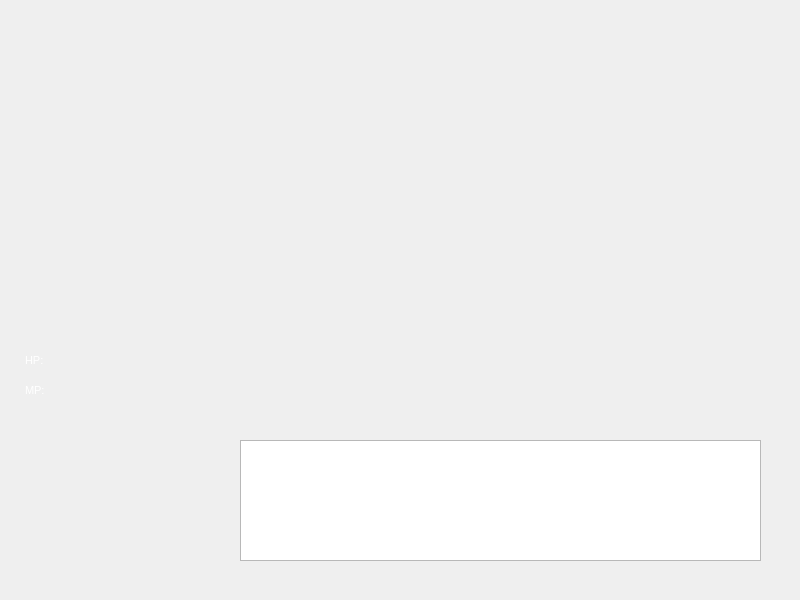
<?xml version="1.0" encoding="UTF-8"?>
<ui version="4.0">
 <class>MainWindow</class>
 <widget class="QMainWindow" name="MainWindow">
  <property name="geometry">
   <rect>
    <x>0</x>
    <y>0</y>
    <width>800</width>
    <height>600</height>
   </rect>
  </property>
  <property name="windowTitle">
   <string>Super Skyler RPG: Birth By Fantasy Megami Tensei Quest</string>
  </property>
  <widget class="QWidget" name="centralwidget">
   <widget class="QLabel" name="backgroundLabel">
    <property name="geometry">
     <rect>
      <x>-10</x>
      <y>0</y>
      <width>811</width>
      <height>601</height>
     </rect>
    </property>
    <property name="pixmap">
     <pixmap resource="resources.qrc">:/assets/sprites/hyzfbno2nmmc1.gif</pixmap>
    </property>
    <property name="scaledContents">
     <bool>true</bool>
    </property>
   </widget>
   <widget class="QLabel" name="heroPortrait">
    <property name="geometry">
     <rect>
      <x>10</x>
      <y>340</y>
      <width>201</width>
      <height>251</height>
     </rect>
    </property>
    <property name="pixmap">
     <pixmap resource="resources.qrc">:/assets/sprites/hero_stats.png</pixmap>
    </property>
   </widget>
   <widget class="QPushButton" name="attackButton">
    <property name="geometry">
     <rect>
      <x>240</x>
      <y>440</y>
      <width>131</width>
      <height>51</height>
     </rect>
    </property>
    <property name="font">
     <font>
      <pointsize>14</pointsize>
     </font>
    </property>
    <property name="styleSheet">
     <string notr="true">background-color: transparent;
border: none;
color: white;</string>
    </property>
    <property name="text">
     <string>Attack</string>
    </property>
   </widget>
   <widget class="QPushButton" name="magicButton">
    <property name="geometry">
     <rect>
      <x>630</x>
      <y>440</y>
      <width>131</width>
      <height>51</height>
     </rect>
    </property>
    <property name="font">
     <font>
      <pointsize>14</pointsize>
     </font>
    </property>
    <property name="styleSheet">
     <string notr="true">background-color: transparent;
border: none;
color: white;</string>
    </property>
    <property name="text">
     <string>Magic</string>
    </property>
   </widget>
   <widget class="QPushButton" name="itemButton">
    <property name="geometry">
     <rect>
      <x>435</x>
      <y>440</y>
      <width>131</width>
      <height>51</height>
     </rect>
    </property>
    <property name="font">
     <font>
      <pointsize>14</pointsize>
     </font>
    </property>
    <property name="styleSheet">
     <string notr="true">background-color: transparent;
border: none;
color: white;</string>
    </property>
    <property name="text">
     <string>Item</string>
    </property>
   </widget>
   <widget class="QPushButton" name="fleeButton">
    <property name="geometry">
     <rect>
      <x>240</x>
      <y>510</y>
      <width>131</width>
      <height>51</height>
     </rect>
    </property>
    <property name="font">
     <font>
      <pointsize>14</pointsize>
     </font>
    </property>
    <property name="styleSheet">
     <string notr="true">background-color: transparent;
border: none;
color: white;</string>
    </property>
    <property name="text">
     <string>Flee</string>
    </property>
   </widget>
   <widget class="QLabel" name="commandMenu">
    <property name="geometry">
     <rect>
      <x>210</x>
      <y>392</y>
      <width>621</width>
      <height>201</height>
     </rect>
    </property>
    <property name="text">
     <string/>
    </property>
    <property name="pixmap">
     <pixmap resource="resources.qrc">:/assets/sprites/command_menu.png</pixmap>
    </property>
   </widget>
   <widget class="QLabel" name="dragon">
    <property name="geometry">
     <rect>
      <x>240</x>
      <y>9</y>
      <width>351</width>
      <height>391</height>
     </rect>
    </property>
    <property name="text">
     <string/>
    </property>
    <property name="pixmap">
     <pixmap resource="resources.qrc">:/assets/sprites/dragon.png</pixmap>
    </property>
   </widget>
   <widget class="QLabel" name="HPLabel">
    <property name="geometry">
     <rect>
      <x>25</x>
      <y>350</y>
      <width>91</width>
      <height>21</height>
     </rect>
    </property>
    <property name="palette">
     <palette>
      <active>
       <colorrole role="WindowText">
        <brush brushstyle="SolidPattern">
         <color alpha="255">
          <red>255</red>
          <green>255</green>
          <blue>255</blue>
         </color>
        </brush>
       </colorrole>
       <colorrole role="Text">
        <brush brushstyle="SolidPattern">
         <color alpha="255">
          <red>255</red>
          <green>255</green>
          <blue>255</blue>
         </color>
        </brush>
       </colorrole>
       <colorrole role="ButtonText">
        <brush brushstyle="SolidPattern">
         <color alpha="255">
          <red>255</red>
          <green>255</green>
          <blue>255</blue>
         </color>
        </brush>
       </colorrole>
       <colorrole role="PlaceholderText">
        <brush brushstyle="SolidPattern">
         <color alpha="128">
          <red>255</red>
          <green>255</green>
          <blue>255</blue>
         </color>
        </brush>
       </colorrole>
      </active>
      <inactive>
       <colorrole role="WindowText">
        <brush brushstyle="SolidPattern">
         <color alpha="255">
          <red>255</red>
          <green>255</green>
          <blue>255</blue>
         </color>
        </brush>
       </colorrole>
       <colorrole role="Text">
        <brush brushstyle="SolidPattern">
         <color alpha="255">
          <red>255</red>
          <green>255</green>
          <blue>255</blue>
         </color>
        </brush>
       </colorrole>
       <colorrole role="ButtonText">
        <brush brushstyle="SolidPattern">
         <color alpha="255">
          <red>255</red>
          <green>255</green>
          <blue>255</blue>
         </color>
        </brush>
       </colorrole>
       <colorrole role="PlaceholderText">
        <brush brushstyle="SolidPattern">
         <color alpha="128">
          <red>255</red>
          <green>255</green>
          <blue>255</blue>
         </color>
        </brush>
       </colorrole>
      </inactive>
      <disabled>
       <colorrole role="WindowText">
        <brush brushstyle="SolidPattern">
         <color alpha="255">
          <red>255</red>
          <green>255</green>
          <blue>255</blue>
         </color>
        </brush>
       </colorrole>
       <colorrole role="Text">
        <brush brushstyle="SolidPattern">
         <color alpha="255">
          <red>255</red>
          <green>255</green>
          <blue>255</blue>
         </color>
        </brush>
       </colorrole>
       <colorrole role="ButtonText">
        <brush brushstyle="SolidPattern">
         <color alpha="255">
          <red>255</red>
          <green>255</green>
          <blue>255</blue>
         </color>
        </brush>
       </colorrole>
       <colorrole role="PlaceholderText">
        <brush brushstyle="SolidPattern">
         <color alpha="128">
          <red>255</red>
          <green>255</green>
          <blue>255</blue>
         </color>
        </brush>
       </colorrole>
      </disabled>
     </palette>
    </property>
    <property name="font">
     <font>
      <pointsize>8</pointsize>
     </font>
    </property>
    <property name="styleSheet">
     <string notr="true">color: white;</string>
    </property>
    <property name="text">
     <string>HP:</string>
    </property>
   </widget>
   <widget class="QLabel" name="MPLabel">
    <property name="geometry">
     <rect>
      <x>25</x>
      <y>380</y>
      <width>91</width>
      <height>21</height>
     </rect>
    </property>
    <property name="palette">
     <palette>
      <active>
       <colorrole role="WindowText">
        <brush brushstyle="SolidPattern">
         <color alpha="255">
          <red>255</red>
          <green>255</green>
          <blue>255</blue>
         </color>
        </brush>
       </colorrole>
       <colorrole role="Text">
        <brush brushstyle="SolidPattern">
         <color alpha="255">
          <red>255</red>
          <green>255</green>
          <blue>255</blue>
         </color>
        </brush>
       </colorrole>
       <colorrole role="ButtonText">
        <brush brushstyle="SolidPattern">
         <color alpha="255">
          <red>255</red>
          <green>255</green>
          <blue>255</blue>
         </color>
        </brush>
       </colorrole>
       <colorrole role="PlaceholderText">
        <brush brushstyle="SolidPattern">
         <color alpha="128">
          <red>255</red>
          <green>255</green>
          <blue>255</blue>
         </color>
        </brush>
       </colorrole>
      </active>
      <inactive>
       <colorrole role="WindowText">
        <brush brushstyle="SolidPattern">
         <color alpha="255">
          <red>255</red>
          <green>255</green>
          <blue>255</blue>
         </color>
        </brush>
       </colorrole>
       <colorrole role="Text">
        <brush brushstyle="SolidPattern">
         <color alpha="255">
          <red>255</red>
          <green>255</green>
          <blue>255</blue>
         </color>
        </brush>
       </colorrole>
       <colorrole role="ButtonText">
        <brush brushstyle="SolidPattern">
         <color alpha="255">
          <red>255</red>
          <green>255</green>
          <blue>255</blue>
         </color>
        </brush>
       </colorrole>
       <colorrole role="PlaceholderText">
        <brush brushstyle="SolidPattern">
         <color alpha="128">
          <red>255</red>
          <green>255</green>
          <blue>255</blue>
         </color>
        </brush>
       </colorrole>
      </inactive>
      <disabled>
       <colorrole role="WindowText">
        <brush brushstyle="SolidPattern">
         <color alpha="255">
          <red>255</red>
          <green>255</green>
          <blue>255</blue>
         </color>
        </brush>
       </colorrole>
       <colorrole role="Text">
        <brush brushstyle="SolidPattern">
         <color alpha="255">
          <red>255</red>
          <green>255</green>
          <blue>255</blue>
         </color>
        </brush>
       </colorrole>
       <colorrole role="ButtonText">
        <brush brushstyle="SolidPattern">
         <color alpha="255">
          <red>255</red>
          <green>255</green>
          <blue>255</blue>
         </color>
        </brush>
       </colorrole>
       <colorrole role="PlaceholderText">
        <brush brushstyle="SolidPattern">
         <color alpha="128">
          <red>255</red>
          <green>255</green>
          <blue>255</blue>
         </color>
        </brush>
       </colorrole>
      </disabled>
     </palette>
    </property>
    <property name="font">
     <font>
      <pointsize>8</pointsize>
     </font>
    </property>
    <property name="styleSheet">
     <string notr="true">color: white;</string>
    </property>
    <property name="text">
     <string>MP:</string>
    </property>
   </widget>
   <widget class="QLabel" name="messageLabel">
    <property name="geometry">
     <rect>
      <x>240</x>
      <y>440</y>
      <width>521</width>
      <height>121</height>
     </rect>
    </property>
    <property name="font">
     <font>
      <pointsize>18</pointsize>
     </font>
    </property>
    <property name="layoutDirection">
     <enum>Qt::LayoutDirection::LeftToRight</enum>
    </property>
    <property name="styleSheet">
     <string notr="true">color: white;</string>
    </property>
    <property name="text">
     <string/>
    </property>
    <property name="alignment">
     <set>Qt::AlignmentFlag::AlignLeading|Qt::AlignmentFlag::AlignLeft|Qt::AlignmentFlag::AlignTop</set>
    </property>
    <property name="wordWrap">
     <bool>true</bool>
    </property>
   </widget>
   <widget class="QListWidget" name="selectionList">
    <property name="geometry">
     <rect>
      <x>240</x>
      <y>440</y>
      <width>521</width>
      <height>121</height>
     </rect>
    </property>
    <property name="layoutDirection">
     <enum>Qt::LayoutDirection::LeftToRight</enum>
    </property>
    <property name="autoFillBackground">
     <bool>false</bool>
    </property>
   </widget>
   <zorder>backgroundLabel</zorder>
   <zorder>commandMenu</zorder>
   <zorder>messageLabel</zorder>
   <zorder>selectionList</zorder>
   <zorder>heroPortrait</zorder>
   <zorder>dragon</zorder>
   <zorder>HPLabel</zorder>
   <zorder>MPLabel</zorder>
   <zorder>magicButton</zorder>
   <zorder>fleeButton</zorder>
   <zorder>itemButton</zorder>
   <zorder>attackButton</zorder>
  </widget>
 </widget>
 <resources>
  <include location="resources.qrc"/>
 </resources>
 <connections/>
</ui>
